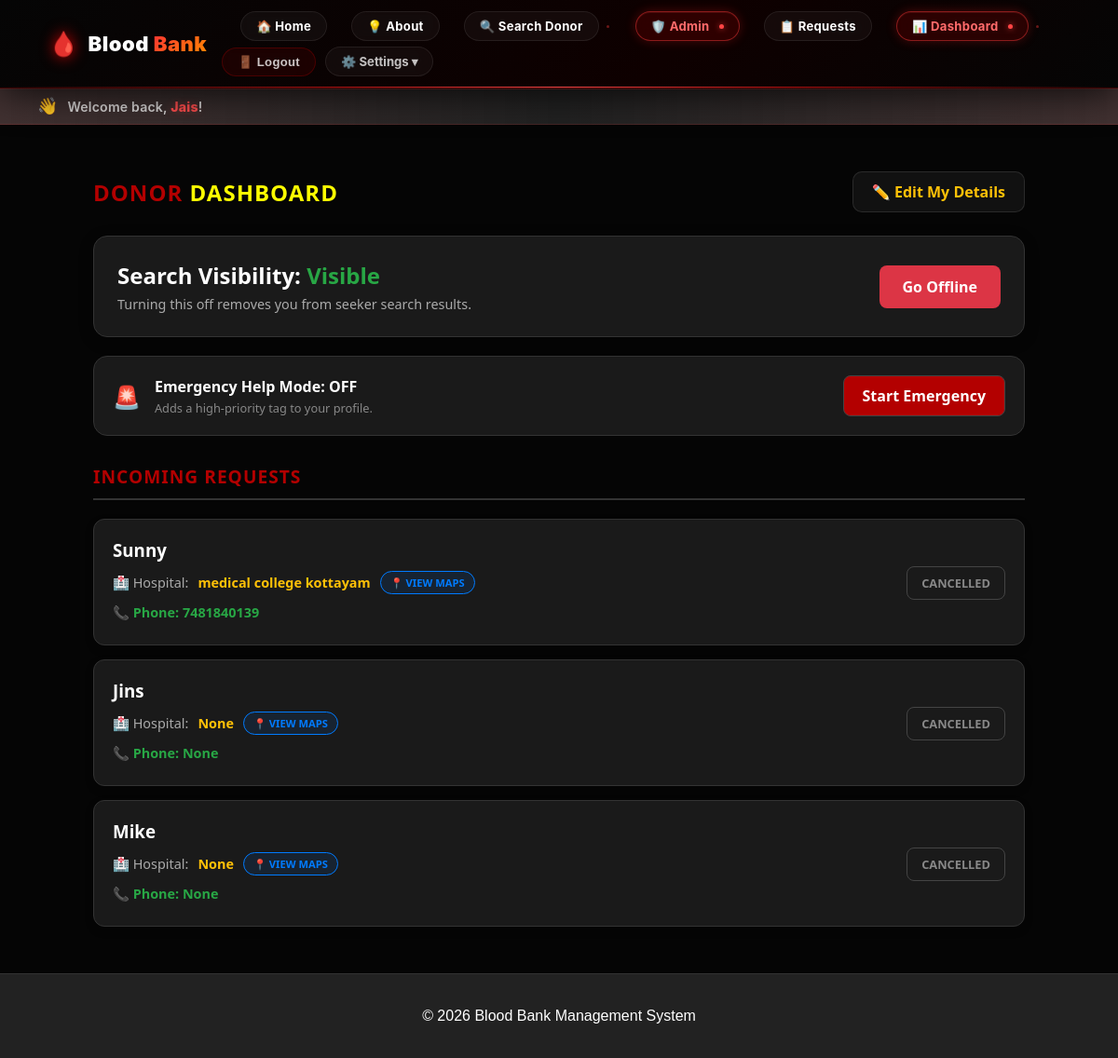
The app's page /dashboard/ (signed in) with its own data.
### myapp/models.py (models this page shows, shortened)
class BloodRequest(models.Model):
    STATUS_CHOICES = [
        ('Pending', 'Pending'),
        ('Approved', 'Approved'),
        ('Donated', 'Donated'),
        ('Rejected', 'Rejected'),
        ('Cancelled', 'Cancelled'),
    ]
    requester = models.ForeignKey(User, on_delete=models.CASCADE, related_name='sent_requests')
    donor = models.ForeignKey(Donor, on_delete=models.CASCADE, related_name='received_requests')
    location_info = models.CharField(max_length=255, null=True, blank=True)
    reason = models.TextField(blank=True, null=True, help_text="Purpose of blood request")
    hospital_name = models.CharField(max_length=255, null=True, blank=True, help_text="Hospital name or location")
    contact_number = models.CharField(max_length=15, null=True, blank=True)
    status = models.CharField(max_length=20, choices=STATUS_CHOICES, default='Pending')
    created_at = models.DateTimeField(auto_now_add=True)

### myapp/views.py (the view)
# urls.py: path('dashboard/', views.donor_dashboard, name='donor_dashboard'),
@never_cache
@login_required
def donor_dashboard(request):
    donor_profile = Donor.objects.filter(user=request.user).first()
    if not donor_profile:
        return redirect('register')
    incoming_requests = BloodRequest.objects.filter(donor=donor_profile).order_by('-created_at')
    return render(request, 'donor_dashboard.html', {
        'requests': incoming_requests,
        'donor_profile': donor_profile
    })

### myapp/templates/donor_dashboard.html (shortened to what this page needs)
{% extends 'base.html' %}
{% block content %}
<div style="max-width: 1000px; margin: 30px auto; padding: 20px; font-family: 'Segoe UI', Arial, sans-serif;">
    <div style="display: flex; justify-content: space-between; align-items: center; margin-bottom: 25px;">
        <h2 style="color: #b30000; margin: 0; text-transform: uppercase; letter-spacing: 1px; font-weight: 800;">
            Donor <span style="color: yellow;">Dashboard</span>
        </h2>
        <a href="{% url 'edit_profile' %}" style="text-decoration: none; padding: 10px 20px; border-radius: 10px; color: #ffc107; font-weight: bold; background: rgba(255,255,255,0.05); border: 1px solid rgba(255,255,255,0.1); transition: 0.3s;"
           onmouseover="this.style.background='rgba(255,255,255,0.1)'" onmouseout="this.style.background='rgba(255,255,255,0.05)'">
            ✏️ Edit My Details
        </a>
    </div>
    <div style="background: #1a1a1a; padding: 25px; border-radius: 15px; box-shadow: 0 4px 15px rgba(0,0,0,0.3); display: flex; justify-content: space-between; align-items: center; margin-bottom: 20px; border-left: 5px solid {% if donor_profile.is_available %}#28a745{% else %}#dc3545{% endif %}; border: 1px solid #333;">
        <div>
            <h2 style="margin: 0; color: #fff;">Search Visibility:
                {% if donor_profile.is_available %}
                <span style="color: #28a745;">Visible</span>
                {% else %}
                <span style="color: #dc3545;">Hidden</span>
                {% endif %}
            </h2>
            <p style="margin: 5px 0 0 0; color: #aaa; font-size: 0.9rem;">Turning this off removes you from seeker search results.</p>
        </div>
        <a href="{% url 'toggle_availability' %}"
           style="text-decoration: none; padding: 12px 25px; border-radius: 8px; color: white; font-weight: bold; background: {% if donor_profile.is_available %}#dc3545{% else %}#28a745{% endif %}; transition: 0.3s;">
            {% if donor_profile.is_available %} Go Offline {% else %} Go Online {% endif %}
        </a>
    </div>
    <div style="background: #1a1a1a; padding: 20px; border-radius: 15px; border: 1px solid {% if donor_profile.is_emergency_available %}#ff4d4d{% else %}#333{% endif %}; display: flex; justify-content: space-between; align-items: center; margin-bottom: 30px; transition: 0.3s;">
        <div style="display: flex; align-items: center; gap: 15px;">
            <div style="font-size: 1.5rem;">🚨</div>
            <div>
                <h4 style="margin: 0; color: {% if donor_profile.is_emergency_available %}#ff4d4d{% else %}#fff{% endif %};">
                    Emergency Help Mode: {% if donor_profile.is_emergency_available %}ACTIVE{% else %}OFF{% endif %}
                </h4>
                <p style="margin: 3px 0 0 0; color: #888; font-size: 0.8rem;">Adds a high-priority tag to your profile.</p>
            </div>
        </div>
        <a href="{% url 'toggle_emergency' %}"
           style="text-decoration: none; padding: 10px 20px; border-radius: 8px; color: white; font-weight: bold; background: {% if donor_profile.is_emergency_available %}#333{% else %}#b30000{% endif %}; border: 1px solid #444;">
            {% if donor_profile.is_emergency_available %} Stop Emergency {% else %} Start Emergency {% endif %}
        </a>
    </div>
    <h2 style="color: #b30000; border-bottom: 2px solid #333; padding-bottom: 10px; text-transform: uppercase; letter-spacing: 1px; font-size: 1.2rem;">Incoming Requests</h2>
    {% if requests %}
    <div style="display: grid; gap: 15px; margin-top: 20px;">
        {% for req in requests %}
        <div style="background: #1a1a1a; border: 1px solid #333; padding: 20px; border-radius: 12px; display: flex; justify-content: space-between; align-items: center; box-shadow: 0 4px 10px rgba(0,0,0,0.2);">
            <div>
                <h3 style="margin: 0; color: #fff;">{{ req.requester.username|title }}</h3>
                <p style="margin: 10px 0; color: #aaa; display: flex; align-items: center; flex-wrap: wrap; gap: 10px; font-size: 0.9rem;">
                    🏥 Hospital:
                    <span style="color: #ffc107; font-weight: bold;">{{ req.hospital_name }}</span>
                    <a href="https://www.google.com/maps/search/?api=1&query={{ req.hospital_name|urlencode }}"
                       target="_blank"
                       style="background: rgba(0, 123, 255, 0.1); color: #007bff; text-decoration: none; font-size: 0.7rem; border: 1px solid #007bff; padding: 4px 10px; border-radius: 20px; font-weight: 800; text-transform: uppercase;">
                        📍 View Maps
                    </a>
                </p>
                <p style="margin: 5px 0; color: #28a745; font-weight: bold; font-size: 0.9rem;">📞 Phone: {{ req.contact_number }}</p>
            </div>
            <div>
                {% if req.status == 'Pending' %}
                    <a href="{% url 'approve_request' req.id %}" style="background: #28a745; color: white; padding: 10px 18px; border-radius: 8px; text-decoration: none; margin-right: 10px; font-weight: bold; font-size: 0.85rem;">Approve</a>
                    <a href="{% url 'reject_request' req.id %}" style="background: #dc3545; color: white; padding: 10px 18px; border-radius: 8px; text-decoration: none; font-weight: bold; font-size: 0.85rem;">Reject</a>
                {% elif req.status == 'Donated' %}
                    <span style="color: #28a745; font-weight: bold; text-transform: uppercase; border: 2px solid #28a745; padding: 10px 25px; border-radius: 8px; font-size: 0.9rem;">❤️ Donated</span>
                {% else %}
                    <span style="color: #888; font-weight: bold; text-transform: uppercase; border: 1px solid #444; padding: 8px 15px; border-radius: 8px; font-size: 0.8rem;">{{ req.status }}</span>
                {% endif %}
            </div>
        </div>
        {% endfor %}
    </div>
    {% else %}
    <div style="text-align: center; padding: 50px; background: #1a1a1a; border-radius: 15px; border: 1px dashed #333; margin-top: 20px;">
        <p style="color: #666; margin: 0;">No incoming requests at the moment.</p>
    </div>
    {% endif %}
</div>
{% endblock %}

### templates/base.html (shortened to what this page needs)
{% load static %}
<!DOCTYPE html>
<html lang="en">
<head>
    <link rel="stylesheet" href="{% static 'css/style.css' %}">
    <link rel="stylesheet" href="{% static 'css/home.css' %}">
</head>
<body>
<header class="header" style="padding: 12px 0; color: white; width: 100%;">
    <nav style="display: flex; justify-content: space-between; align-items: center; width: 100%; max-width: 1400px; margin: 0 auto; padding: 0 32px; box-sizing: border-box; gap: 16px;">
        <a href="{% url 'index' %}" class="nav-brand">
            <span class="nav-brand-icon">🩸</span>
            <span class="nav-brand-text">Blood <span>Bank</span></span>
        </a>
        <div class="nav-links-container">
            <a href="{% url 'index' %}" class="nav-btn">🏠 Home</a>
            <a href="{% url 'about' %}" class="nav-btn">💡 About</a>
            <a href="{% url 'search_blood' %}" class="nav-btn">🔍 Search Donor</a>
            {% if user.is_authenticated %}
            <span class="nav-divider"></span>
            {% if user.is_superuser %}
            <a href="{% url 'admin_dashboard' %}" class="nav-btn btn-active">🛡️ Admin</a>
            {% endif %}
            <a href="{% url 'my_sent_requests' %}" class="nav-btn">📋 Requests</a>
            {% if user.donor %}
            <a href="{% url 'donor_dashboard' %}" class="nav-btn btn-active">📊 Dashboard</a>
            {% else %}
            <a href="{% url 'register' %}" class="nav-btn">❤️ Become a Donor</a>
            {% endif %}
            <span class="nav-divider"></span>
            <form action="{% url 'logout' %}" method="post" style="display: inline; margin: 0;">
                <button type="submit" class="nav-btn nav-btn-logout" style="cursor: pointer; font-family: inherit;">
                    🚪 Logout
                </button>
            </form>
            {% else %}
            <span class="nav-divider"></span>
            <a href="{% url 'login' %}" class="nav-btn">🔑 Login</a>
            <a href="{% url 'signup' %}" class="nav-btn btn-signup">✨ Sign Up</a>
            {% endif %}
            <div class="settings-dropdown">
                <span class="settings-btn">⚙️ Settings ▾</span>
            </div>
        </div>
    </nav>
</header>
{% if user.is_authenticated %}
<div class="welcome-bar">
    <div class="welcome-content">
        <span class="welcome-icon">👋</span>
        <span class="welcome-text">Welcome back, <span class="username">{{ user.username|title }}</span>!</span>
    </div>
</div>
{% endif %}
<main>
    {% block content %}
    {% endblock %}
</main>
<footer>
    <p>&copy; 2026 Blood Bank Management System</p>
</footer>
</body>
</html>

### bloodbank/static/css/style.css (style rules this page uses)
body { margin: 0; font-family: Arial, sans-serif; background-color: #f4f4f4; }
.header { background-color: #b30000; color: white; padding: 15px 50px; display: flex; justify-content: space-between; align-items: center; }
.header nav a { color: white; text-decoration: none; margin-left: 20px; font-weight: bold; }

### records on screen
BloodRequest: requester.username "Sunny", hospital_name "medical college kottayam", contact_number "7481840139", status "CANCELLED"
BloodRequest: requester.username "Jins", hospital_name "None", contact_number "None", status "CANCELLED"
BloodRequest: requester.username "Mike", hospital_name "None", contact_number "None", status "CANCELLED"

### other values on screen
{{ user.username|title }} "Jais"
